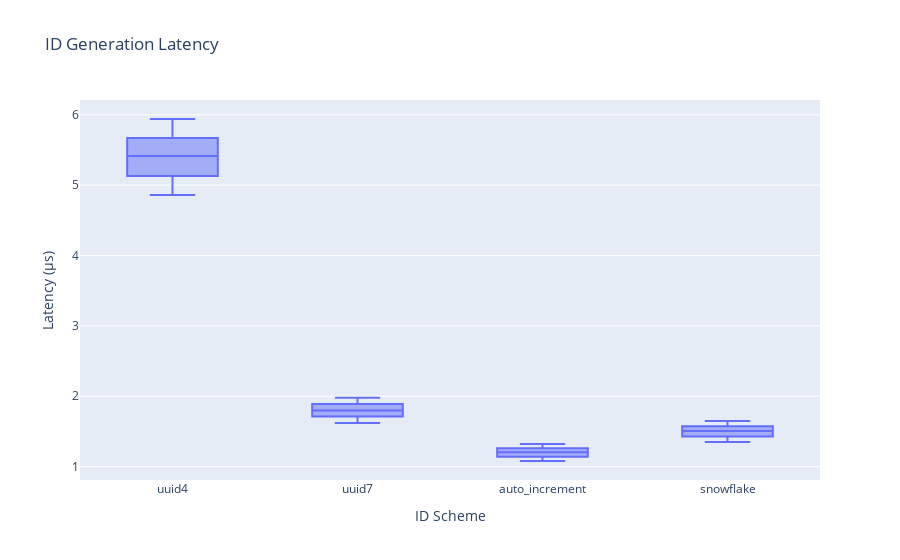

Write notebook code for a chart like this one.
### Code cell
if not id_gen_df.empty:
    fig7 = px.box(
        id_gen_df,
        x='id_scheme',
        y='latency_us',
        title='ID Generation Latency',
        labels={'id_scheme': 'ID Scheme', 'latency_us': 'Latency (µs)'},
    )
    fig7.show()

### Figure 1 — Plotly figure (JSON) as saved in the notebook; plotly's stock layout.template omitted (floating-point values rounded to 4 significant figures; data arrays with more than 128 entries replaced by an {"elided": "..."} marker saying what was removed)
{"data": [{"alignmentgroup": "True", "hovertemplate": "ID Scheme=%{x}<br>Latency (µs)=%{y}<extra></extra>", "legendgroup": "", "marker": {"color": "#636efa"}, "name": "", "notched": false, "offsetgroup": "", "orientation": "v", "showlegend": false, "type": "box", "x": {"elided": "20000 str values"}, "x0": " ", "xaxis": "x", "y": {"elided": "20000 float values"}, "y0": " ", "yaxis": "y"}], "layout": {"boxmode": "group", "legend": {"tracegroupgap": 0}, "title": {"text": "ID Generation Latency"}, "xaxis": {"anchor": "y", "domain": [0, 1], "title": {"text": "ID Scheme"}}, "yaxis": {"anchor": "x", "domain": [0, 1], "title": {"text": "Latency (µs)"}}}}
